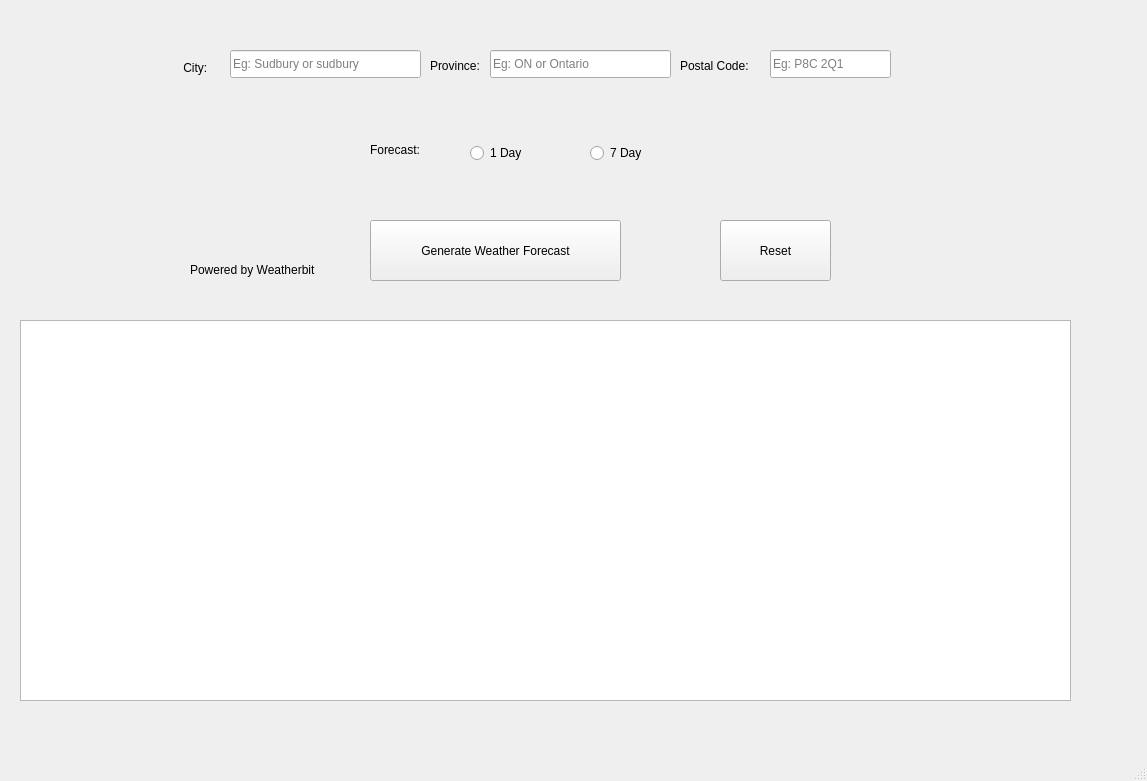
<?xml version="1.0" encoding="UTF-8"?>
<ui version="4.0">
 <class>MainWindow</class>
 <widget class="QMainWindow" name="MainWindow">
  <property name="geometry">
   <rect>
    <x>0</x>
    <y>0</y>
    <width>1147</width>
    <height>781</height>
   </rect>
  </property>
  <property name="windowTitle">
   <string>MainWindow</string>
  </property>
  <widget class="QWidget" name="centralwidget">
   <widget class="QLabel" name="label">
    <property name="geometry">
     <rect>
      <x>430</x>
      <y>50</y>
      <width>61</width>
      <height>31</height>
     </rect>
    </property>
    <property name="text">
     <string>Province:</string>
    </property>
   </widget>
   <widget class="QLabel" name="label_4">
    <property name="geometry">
     <rect>
      <x>680</x>
      <y>50</y>
      <width>81</width>
      <height>31</height>
     </rect>
    </property>
    <property name="layoutDirection">
     <enum>Qt::LayoutDirection::LeftToRight</enum>
    </property>
    <property name="text">
     <string>Postal Code: </string>
    </property>
   </widget>
   <widget class="QLabel" name="label_3">
    <property name="geometry">
     <rect>
      <x>180</x>
      <y>60</y>
      <width>41</width>
      <height>16</height>
     </rect>
    </property>
    <property name="text">
     <string> City:</string>
    </property>
   </widget>
   <widget class="QLabel" name="label_5">
    <property name="geometry">
     <rect>
      <x>370</x>
      <y>140</y>
      <width>63</width>
      <height>20</height>
     </rect>
    </property>
    <property name="text">
     <string>Forecast:</string>
    </property>
   </widget>
   <widget class="QLineEdit" name="txtProvince">
    <property name="geometry">
     <rect>
      <x>490</x>
      <y>50</y>
      <width>181</width>
      <height>28</height>
     </rect>
    </property>
    <property name="placeholderText">
     <string>Eg: ON or Ontario</string>
    </property>
   </widget>
   <widget class="QLineEdit" name="txtCity">
    <property name="geometry">
     <rect>
      <x>230</x>
      <y>50</y>
      <width>191</width>
      <height>28</height>
     </rect>
    </property>
    <property name="placeholderText">
     <string>Eg: Sudbury or sudbury</string>
    </property>
   </widget>
   <widget class="QLineEdit" name="txtPostalCode">
    <property name="geometry">
     <rect>
      <x>770</x>
      <y>50</y>
      <width>121</width>
      <height>28</height>
     </rect>
    </property>
    <property name="placeholderText">
     <string>Eg: P8C 2Q1</string>
    </property>
   </widget>
   <widget class="QRadioButton" name="radioBtn1Day">
    <property name="geometry">
     <rect>
      <x>470</x>
      <y>140</y>
      <width>81</width>
      <height>26</height>
     </rect>
    </property>
    <property name="text">
     <string>1 Day</string>
    </property>
   </widget>
   <widget class="QRadioButton" name="radioBtn1Day_2">
    <property name="geometry">
     <rect>
      <x>590</x>
      <y>140</y>
      <width>112</width>
      <height>26</height>
     </rect>
    </property>
    <property name="text">
     <string>7 Day</string>
    </property>
   </widget>
   <widget class="QPushButton" name="btnWeather">
    <property name="geometry">
     <rect>
      <x>370</x>
      <y>220</y>
      <width>251</width>
      <height>61</height>
     </rect>
    </property>
    <property name="text">
     <string>Generate Weather Forecast</string>
    </property>
   </widget>
   <widget class="QLabel" name="label_2">
    <property name="geometry">
     <rect>
      <x>190</x>
      <y>260</y>
      <width>161</width>
      <height>20</height>
     </rect>
    </property>
    <property name="text">
     <string>Powered by Weatherbit</string>
    </property>
   </widget>
   <widget class="QTextEdit" name="outputWeather">
    <property name="geometry">
     <rect>
      <x>20</x>
      <y>320</y>
      <width>1051</width>
      <height>381</height>
     </rect>
    </property>
    <property name="layoutDirection">
     <enum>Qt::LayoutDirection::LeftToRight</enum>
    </property>
    <property name="autoFillBackground">
     <bool>true</bool>
    </property>
    <property name="lineWrapMode">
     <enum>QTextEdit::LineWrapMode::WidgetWidth</enum>
    </property>
    <property name="readOnly">
     <bool>true</bool>
    </property>
   </widget>
   <widget class="QPushButton" name="btnReset">
    <property name="geometry">
     <rect>
      <x>720</x>
      <y>220</y>
      <width>111</width>
      <height>61</height>
     </rect>
    </property>
    <property name="text">
     <string>Reset</string>
    </property>
   </widget>
  </widget>
  <widget class="QStatusBar" name="statusbar"/>
 </widget>
 <resources/>
 <connections/>
</ui>
